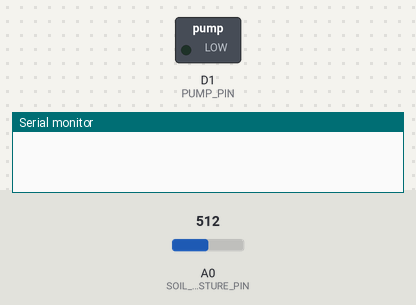
This sketch was run on a simulated ESP8266 (NodeMCU). Shown: switched loads named in the sketch (green lamp = pin HIGH), the last lines printed to the serial monitor. The inputs (shaded band) are chosen by the test bench; at power-on: A0 (SOIL_MOISTURE_PIN) = 512. WiFi joins after 1.5 s; servers stay silent unless stated.

Above: at 3.0 s.
3.1 s: A0 (SOIL_MOISTURE_PIN) set to 950
6.3 s: A0 (SOIL_MOISTURE_PIN) set to 978
At 8.2 s:
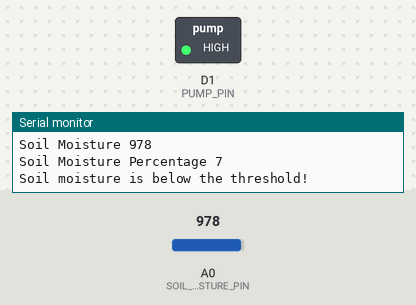
9.3 s: A0 (SOIL_MOISTURE_PIN) set to 900
At 12.0 s:
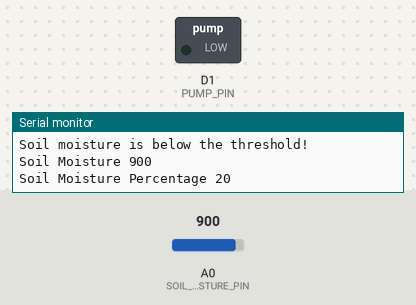
12.3 s: A0 (SOIL_MOISTURE_PIN) set to 1023
At 15.2 s:
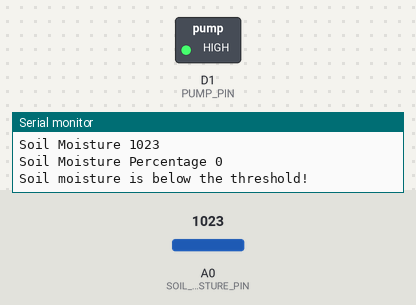
Timing chart, 0 to 16.3 s (numbered marks = the images above; inputs shaded):
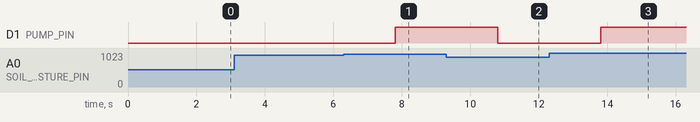

The sketch:

smart-irrigation-system-with-esp8266-and-blynk-iot.ino
```cpp
#define BLYNK_TEMPLATE_ID "TMPL3UUK-5dEk"
#define BLYNK_TEMPLATE_NAME "Smart Agriculture System"
#define BLYNK_AUTH_TOKEN "KK9W1dspx9MsdVWpKztIsdfJKnaU1gwmW7xgpsdfjkY4k"

#define BLYNK_PRINT Serial
#include <ESP8266WiFi.h>
#include <BlynkSimpleEsp8266.h>

#define SOIL_MOISTURE_PIN A0   // Analog pin for soil moisture sensor
#define THRESHOLD_MOISTURE 10 // Adjust this value based on your soil moisture sensor readings
#define PUMP_PIN D1  // Digital pin for controlling the pump
#define PUMP_SWITCH V6  // Virtual pin for controlling the pump manually

char auth[] = BLYNK_AUTH_TOKEN;  // Replace with your Blynk auth token
char ssid[] = "WiFi Username";   // Replace with your WiFi credentials
char pass[] = "WiFi Password";

BlynkTimer timer;

bool isPumpOn = false;  // Variable to track pump status

void sendSensorData()
{
  int soilMoisture = analogRead(SOIL_MOISTURE_PIN);
  Serial.print("Soil Moisture ");
  Serial.println(soilMoisture);
  // Map the analog sensor values to a percentage (0-100)
  int soilMoisturePercentage = map(soilMoisture, 400, 1023, 100, 0);
  Serial.print("Soil Moisture Percentage ");
  Serial.println(soilMoisturePercentage);
  // Send soil moisture data to Blynk
  Blynk.virtualWrite(V5, soilMoisturePercentage);

  // Check if the pump should be on based on manual switch or soil moisture level
  if (isPumpOn || soilMoisturePercentage < THRESHOLD_MOISTURE)
  {
    // Turn on the pump
    digitalWrite(PUMP_PIN, HIGH);
    // Check if the pump is turned on automatically (not manually)
    if (!isPumpOn) {
      // Send alert notification to Blynk app if the pump is turned on automatically
      Blynk.logEvent("moisture_alert","Soil moisture is below the threshold!");
      Serial.println("Soil moisture is below the threshold!");
    }
  }
  else
  {
    // Turn off the pump only if it was not turned on manually
    if (!isPumpOn) {
      digitalWrite(PUMP_PIN, LOW);
    }
  }
}

BLYNK_WRITE(PUMP_SWITCH)
{
  isPumpOn = param.asInt();
  if (isPumpOn) {
    Serial.println("Pump manually turned ON");
  } else {
    Serial.println("Pump manually turned OFF");
  }
}

void setup()
{
  Serial.begin(9600);
  pinMode(PUMP_PIN, OUTPUT); // Set pump pin as an output

  Blynk.begin(auth, ssid, pass);

  timer.setInterval(3000L, sendSensorData); // Set the interval for checking soil moisture (every 3 seconds)

  // Setup switch widget
  Blynk.virtualWrite(PUMP_SWITCH, isPumpOn);
  Blynk.syncVirtual(PUMP_SWITCH);
}

void loop()
{
  Blynk.run();
  timer.run();
}
```

Measured:
- the behaviour switches between 963 and 964 on A0 (SOIL_MOISTURE_PIN) (found by bisection; images 0 and 1)
- after the input at 6.3 s, D1 (PUMP_PIN): LOW → HIGH after 1.5 s
- after the input at 9.3 s, D1 (PUMP_PIN): HIGH → LOW after 1.5 s
- after the input at 12.3 s, D1 (PUMP_PIN): LOW → HIGH after 1.5 s
